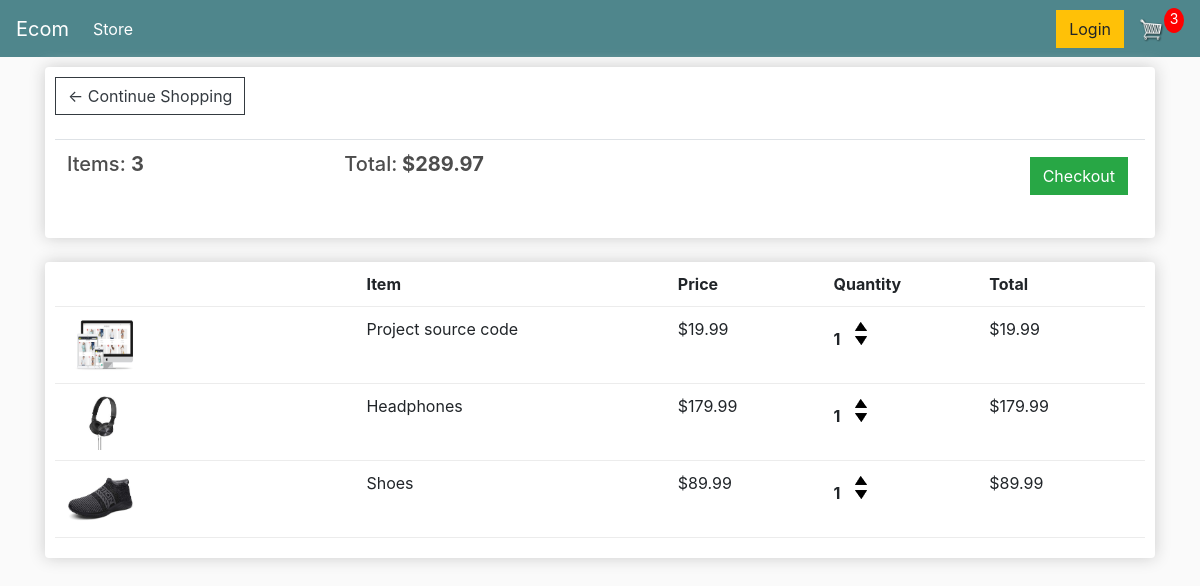
The page /cart/ (signed in) on the database as committed earlier.
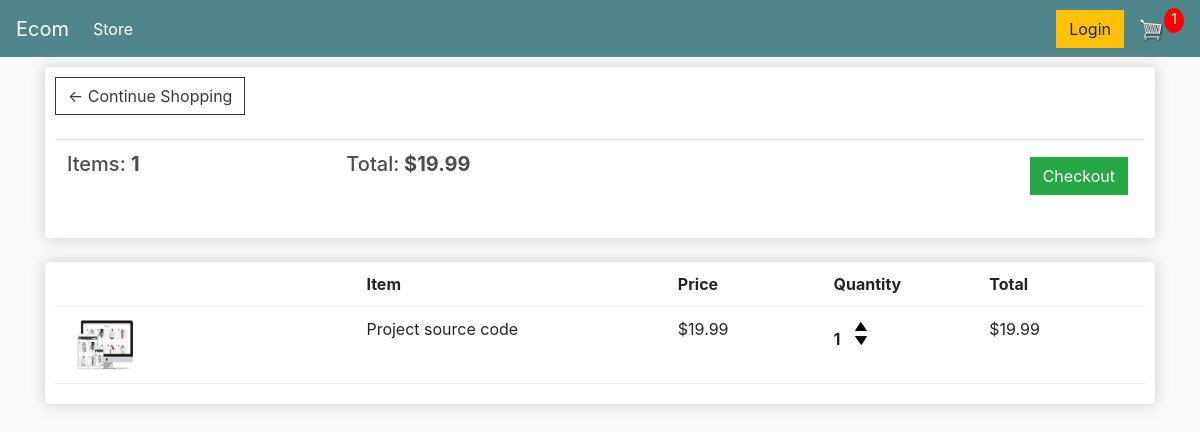
The same page on the database as committed later.
### store/models.py (models this page shows, shortened)
class Order(models.Model):
    customer = models.ForeignKey(Customer, on_delete=models.CASCADE, blank=True, null=True)
    date_created = models.DateTimeField(auto_now_add=True)
    completed = models.BooleanField(default=False, null=True, blank=False)
    transaction_id = models.CharField(max_length=200)
    @property
    def get_cart_total(self):
        order_items = self.orderitem_set.all()
        total = sum([item.get_total for item in order_items])
        return total
    @property
    def get_cart_items(self):
        order_items = self.orderitem_set.all()
        total = sum([item.quantity for item in order_items])
        return total

class OrderItem(models.Model):
    product = models.ForeignKey(Product, on_delete=models.CASCADE, blank=True, null=True)
    order = models.ForeignKey(Order, on_delete=models.CASCADE, blank=True, null=True)
    quantity = models.IntegerField(default=0, null=True, blank=True)
    date_added = models.DateTimeField(auto_now_add=True)
    @property
    def get_total(self):
        total = self.quantity * self.product.price
        return total

class Product(models.Model):
    name = models.CharField(max_length=200, null=True)
    price = models.DecimalField(max_digits=7, decimal_places=2)
    digital = models.BooleanField(default=False, null=True, blank=False)
    image = models.ImageField(blank=True, null=True)
    @property
    def imageURL(self):
        try:
            url = self.image.url
        except:
            url = ''
        return url

### store/views.py (the view)
# urls.py: path('cart/', views.cart, name='cart'),
def cart(request):
    if request.user.is_authenticated:
        customer = request.user.customer
        order, created = Order.objects.get_or_create(customer=customer, completed=False)
        items = order.orderitem_set.all()
        cartItems = order.get_cart_items
    else:
        items = []
        order = {'get_cart_total': 0, 'get_cart_items': 0, 'shipping': False}
        cartItems = order['get_cart_items']
    context = {'items': items, 'order': order, 'cartItems': cartItems}
    return render(request, 'store/cart.html', context)

### store/templates/store/cart.html
{% extends 'store/main.html' %}
{% load static %}
{% block content %}
    <div class="row">
        <div class="col-lg-12">
            <div class="box-element">
                <a class="btn btn-outline-dark" href="{% url 'store' %}">&#x2190; Continue Shopping</a>
                <br>
                <br>
                <table class="table">
                    <tr>
                        <th><h5>Items: <strong>{{ order.get_cart_items }}</strong></h5></th>
                        <th><h5>Total:<strong> ${{ order.get_cart_total | floatformat:2 }}</strong></h5></th>
                        <th>
                            <a style="float:right; margin:5px;" class="btn btn-success" href="{% url 'checkout' %}">Checkout</a>
                        </th>
                    </tr>
                </table>
            </div>
            <br>
            <div class="box-element">
                <div class="cart-row">
                    <div style="flex:2"></div>
                    <div style="flex:2"><strong>Item</strong></div>
                    <div style="flex:1"><strong>Price</strong></div>
                    <div style="flex:1"><strong>Quantity</strong></div>
                    <div style="flex:1"><strong>Total</strong></div>
                </div>
                {% for item in items %}
                    <div class="cart-row">
                        <div style="flex:2"><img class="row-image" src="{{ item.product.imageURL }}"></div>
                        <div style="flex:2"><p>{{ item.product.name }}</p></div>
                        <div style="flex:1"><p>${{ item.product.price | floatformat:2 }}</p></div>
                        <div style="flex:1">
                            <p class="quantity">{{ item.quantity }}</p>
                            <div class="quantity">
                                <img data-product={{ item.product.id }} data-action="add"
                                     class="chg-quantity update-cart" src="{% static  'images/arrow-up.png' %}">
                                <img data-product={{ item.product.id }} data-action='remove'
                                     class="chg-quantity update-cart" src="{% static  'images/arrow-down.png' %}">
                            </div>
                        </div>
                        <div style="flex:1"><p>${{ item.get_total }}</p></div>
                    </div>
                {% endfor %}
            </div>
        </div>
    </div>
{% endblock content %}

### store/templates/store/main.html (shortened to what this page needs)
<!doctype html>
{% load static %}
<html lang="en">
<head>
    <link rel="stylesheet" href="https://stackpath.bootstrapcdn.com/bootstrap/4.5.0/css/bootstrap.min.css"
>
    <link rel="stylesheet" href="{% static 'css/main.css' %}">
</head>
<body>
<nav class="navbar navbar-expand-lg navbar-dark bg-dark">
    <a class="navbar-brand" href="{% url 'store' %}">Ecom</a>
    <div class="collapse navbar-collapse" id="navbarSupportedContent">
        <ul class="navbar-nav mr-auto">
            <li class="nav-item active">
                <a class="nav-link" href="{% url 'store' %}">Store <span class="sr-only">(current)</span></a>
            </li>
        </ul>
        <div class="form-inline my-2 my-lg-0">
            <a href="#" class="btn btn-warning">Login</a>
            <a href="{% url 'cart' %}">
                <img id="cart-icon" src="{% static 'images/cart.png' %}">
            </a>
            <p id="cart-total">{{ cartItems }}</p>
        </div>
    </div>
</nav>
<div class="container">
    {% block content %}
    {% endblock content %}
</div>
</body>
</html>

### static/css/main.css (style rules this page uses)
body { background-color: hsl(0, 0%, 98%); }
h1,h2,h3,h4,h5,h6 { color:hsl(0, 0%, 30%); }
.box-element { box-shadow:hsl(0, 0%, 80%) 0 0 16px; background-color: #fff; border-radius: 4px; padding: 10px; }
.bg-dark { background-color: #4f868c!important; }
#cart-icon { width:25px; display: inline-block; margin-left: 15px; }
#cart-total { display: block; text-align: center; color:#fff; background-color: red; width: 20px; height: 25px; border-radius: 50%; font-size: 14px; }
.col-lg-4, .col-lg-6, .col-lg-8, .col-lg-12 { margin-top: 10px; }
.btn { border-radius: 0; }
.row-image { width: 100px; }
.cart-row { display: flex; align-items: flex-stretch; padding-bottom: 10px; margin-bottom: 10px; border-bottom: 1px solid #ececec; }
.quantity { display: inline-block; font-weight: 700; padding-right:10px; }
.chg-quantity { width: 12px; cursor: pointer; display: block; margin-top: 5px; transition:.1s; }

Rows that differ between the two databases and show on the page:
removed OrderItem: product.imageURL (picture), product.name "Headphones", product.price "179.99", quantity "1", get_total "179.99"
removed OrderItem: product.imageURL (picture), product.name "Shoes", product.price "89.99", quantity "1", get_total "89.99"
computed for Order: get_cart_items "3" → "1"; get_cart_total "289.97" → "19.99"
Other text that changed with them:
{{ cartItems }}: "3" → "1"
